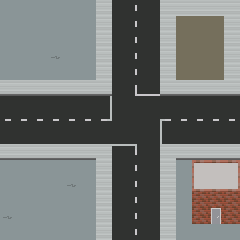

Rendered tile map (Tiled .tmx) drawn with the repository's tilesets; below, a short description and the full map source, tile grids included:
An orthogonal 15x15 tile map with 16x16 px tiles, 1 tile layer (Tile Layer 1).

<map version="1.9" tiledversion="1.9.2" orientation="orthogonal" renderorder="right-down" width="15" height="15" tilewidth="16" tileheight="16" infinite="0" nextlayerid="2" nextobjectid="1">
 <tileset firstgid="1" source="map_tile.tsx" />
 <layer id="1" name="Tile Layer 1" width="15" height="15">
  <data encoding="csv">
2,2,2,2,2,2,6,7,8,9,10,10,10,10,10,
2,2,2,2,2,2,6,7,8,9,10,25,25,25,10,
2,2,2,2,2,2,6,7,8,9,10,25,25,25,10,
2,2,2,32,2,2,6,7,8,9,10,25,25,25,10,
2,2,2,2,2,2,6,7,8,9,10,25,25,25,10,
61,61,61,61,61,61,61,7,64,65,67,67,67,67,67,
104,104,104,104,104,104,76,77,77,77,80,80,80,80,80,
87,87,87,87,87,87,90,77,77,77,94,96,96,96,96,
104,104,104,104,104,104,104,77,77,77,108,80,80,80,80,
113,113,113,113,113,113,118,119,120,135,122,124,124,124,124,
156,156,156,156,156,156,118,135,134,135,122,137,138,139,140,
156,156,156,156,129,156,118,135,134,135,122,137,152,153,154,
156,156,156,156,156,156,118,135,134,135,122,137,180,180,180,
129,156,156,156,156,156,118,135,134,135,122,137,180,181,180,
156,156,156,156,156,156,118,135,134,135,122,137,137,137,137
</data>
 </layer>
</map>